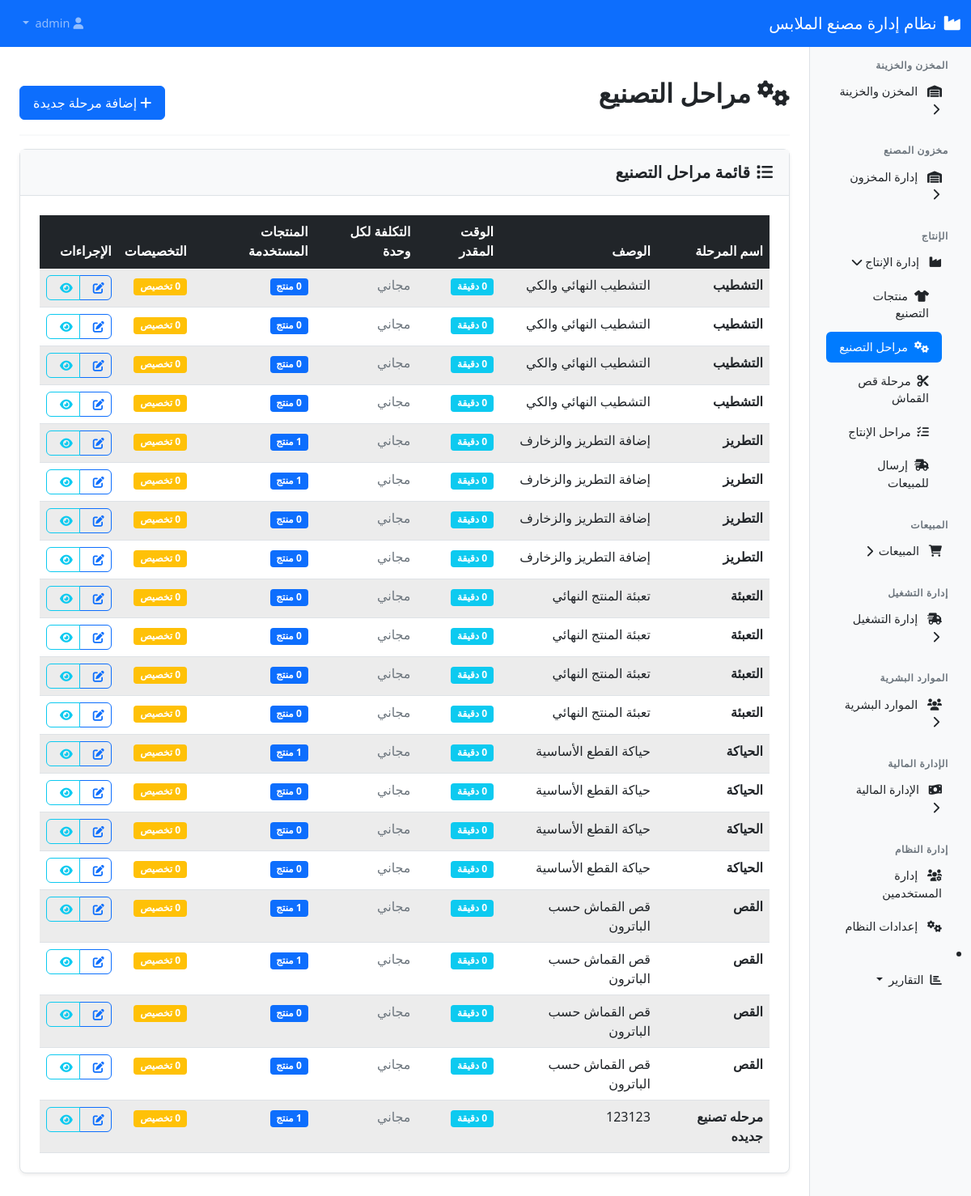
Page /production/manufacturing_stages.php (signed in) on the committed database.
### tables this page shows
CREATE TABLE `manufacturing_stages`  (
  `id` int(11) NOT NULL AUTO_INCREMENT,
  `name` varchar(100) NOT NULL,
  `description` text NULL,
  `is_paid` tinyint(1) NULL DEFAULT 1,
  `cost_per_unit` decimal(10, 2) NULL DEFAULT 0.00,
  `estimated_time_minutes` int(11) NULL DEFAULT 0,
  `sort_order` int(11) NULL DEFAULT 0,
  `is_active` tinyint(1) NULL DEFAULT 1,
  `created_at` timestamp NOT NULL DEFAULT CURRENT_TIMESTAMP,
  `updated_at` timestamp NOT NULL DEFAULT CURRENT_TIMESTAMP ON UPDATE CURRENT_TIMESTAMP,
  PRIMARY KEY (`id`) USING BTREE
);

### production/manufacturing_stages.php (the view, shortened to what this page needs)
<?php
require_once '../config/config.php';
try {
    $stmt = $pdo->query("
        SELECT ms.*,
               COUNT(DISTINCT ps.product_id) as products_count,
               COUNT(DISTINCT swa.id) as assignments_count
        FROM manufacturing_stages ms
        LEFT JOIN product_stages ps ON ms.id = ps.stage_id
        LEFT JOIN production_stages prs ON ms.id = prs.stage_id
        LEFT JOIN stage_worker_assignments swa ON prs.id = swa.production_stage_id
        GROUP BY ms.id
        ORDER BY ms.name
    ");
    $stages = $stmt->fetchAll();
} catch (Exception $e) {
    $stages = [];
    $_SESSION['error_message'] = 'خطأ في جلب البيانات: ' . $e->getMessage();
}
$page_title = 'مراحل التصنيع';
?>
<!DOCTYPE html>
<html lang="ar" dir="rtl">
<head>
    <link href="https://cdn.jsdelivr.net/npm/bootstrap@5.1.3/dist/css/bootstrap.rtl.min.css" rel="stylesheet">
    <link href="https://cdnjs.cloudflare.com/ajax/libs/font-awesome/6.0.0/css/all.min.css" rel="stylesheet">
    <link href="../assets/css/unified-style.css" rel="stylesheet">
</head>
<body>
    <?php include '../includes/navbar.php'; ?>
    <div class="container-fluid">
        <div class="row">
            <?php include '../includes/sidebar.php'; ?>
            <main class="col-md-9 ms-sm-auto col-lg-10 px-md-4 main-content">
                <div class="d-flex justify-content-between flex-wrap flex-md-nowrap align-items-center pt-3 pb-2 mb-3 border-bottom">
                    <h1 class="h2">
                        <i class="fas fa-cogs me-2"></i><?= $page_title ?>
                    </h1>
                    <button type="button" class="btn btn-primary" data-bs-toggle="modal" data-bs-target="#addStageModal">
                        <i class="fas fa-plus me-1"></i>إضافة مرحلة جديدة
                    </button>
                </div>
                <div class="card">
                    <div class="card-header">
                        <h5 class="card-title mb-0">
                            <i class="fas fa-list me-2"></i>قائمة مراحل التصنيع
                        </h5>
                    </div>
                    <div class="card-body">
                        <div class="table-responsive">
                            <table class="table table-striped table-hover">
                                <thead class="table-dark">
                                    <tr>
                                        <th>اسم المرحلة</th>
                                        <th>الوصف</th>
                                        <th>الوقت المقدر</th>
                                        <th>التكلفة لكل وحدة</th>
                                        <th>المنتجات المستخدمة</th>
                                        <th>التخصيصات</th>
                                        <th>الإجراءات</th>
                                    </tr>
                                </thead>
                                <tbody>
                                    <?php if (empty($stages)): ?>
                                        <tr>
                                            <td colspan="7" class="text-center text-muted py-4">
                                                <i class="fas fa-inbox fa-3x mb-3 d-block"></i>
                                                لا توجد مراحل تصنيع مسجلة
                                            </td>
                                        </tr>
                                    <?php else: ?>
                                        <?php foreach ($stages as $stage): ?>
                                            <tr>
                                                <td>
                                                    <strong><?= htmlspecialchars($stage['name']) ?></strong>
                                                </td>
                                                <td>
                                                    <?= htmlspecialchars($stage['description']) ?>
                                                </td>
                                                <td>
                                                    <span class="badge bg-info"><?= $stage['estimated_time_minutes'] ?> دقيقة</span>
                                                </td>
                                                <td>
                                                    <?php if ($stage['cost_per_unit'] > 0): ?>
                                                        <span class="badge bg-success"><?= number_format($stage['cost_per_unit'], 2) ?> ج.م</span>
                                                    <?php else: ?>
                                                        <span class="text-muted">مجاني</span>
                                                    <?php endif; ?>
                                                </td>
                                                <td>
                                                    <span class="badge bg-primary"><?= $stage['products_count'] ?> منتج</span>
                                                </td>
                                                <td>
                                                    <span class="badge bg-warning"><?= $stage['assignments_count'] ?> تخصيص</span>
                                                </td>
                                                <td>
                                                    <div class="btn-group" role="group">
                                                        <button type="button" class="btn btn-sm btn-outline-primary"
                                                                onclick="editStage(<?= htmlspecialchars(json_encode($stage)) ?>)">
                                                            <i class="fas fa-edit"></i>
                                                        </button>
                                                        <button type="button" class="btn btn-sm btn-outline-info"
                                                                onclick="viewStageDetails(<?= $stage['id'] ?>)">
                                                            <i class="fas fa-eye"></i>
                                                        </button>
                                                    </div>
                                                </td>
                                            </tr>
                                        <?php endforeach; ?>
                                    <?php endif; ?>
                                </tbody>
                            </table>
                        </div>
                    </div>
                </div>
            </main>
        </div>
    </div>

### assets/css/unified-style.css (style rules this page uses)
:root { --primary-color: #0d6efd; --success-color: #198754; --danger-color: #dc3545; --warning-color: #ffc107; --info-color: #0dcaf0; --secondary-color: #6c757d; --light-color: #f8f9fa; --dark-color: #212529; }
.main-content { margin-top: 60px; padding: 20px; }
.h2 { color: var(--dark-color); font-weight: 600; margin-bottom: 1.5rem; }
.border-bottom { border-bottom: 2px solid var(--light-color) !important; }
.card { border: 1px solid #dee2e6; border-radius: 0.5rem; box-shadow: 0 0.125rem 0.25rem rgba(0, 0, 0, 0.075); margin-bottom: 1.5rem; }
.card-header { background-color: var(--light-color); border-bottom: 1px solid #dee2e6; padding: 1rem 1.25rem; }
.card-title { color: var(--dark-color); font-weight: 600; margin-bottom: 0; }
.card-body { padding: 1.5rem; }
.btn { border-radius: 0.375rem; font-weight: 500; padding: 0.5rem 1rem; transition: all 0.15s ease-in-out; }
.btn-primary { background-color: var(--primary-color); border-color: var(--primary-color); }
.btn-sm { padding: 0.25rem 0.5rem; font-size: 0.875rem; }
.table { margin-bottom: 0; }
.table-striped > tbody > tr:nth-of-type(odd) > td { background-color: rgba(0, 0, 0, 0.025); }
.table-dark { background-color: var(--dark-color); color: white; }
.text-muted { color: var(--secondary-color) !important; }

### production/manufacturing_stages.php (style rules this page uses)
.main-content { margin-top: 60px; }

### rows in the picture
manufacturing_stages: name "التشطيب", description "التشطيب النهائي والكي", estimated_time_minutes "0", cost_per_unit "مجاني", products_count "0"
manufacturing_stages: name "التشطيب", description "التشطيب النهائي والكي", estimated_time_minutes "0", cost_per_unit "مجاني", products_count "0"
manufacturing_stages: name "التشطيب", description "التشطيب النهائي والكي", estimated_time_minutes "0", cost_per_unit "مجاني", products_count "0"
manufacturing_stages: name "التشطيب", description "التشطيب النهائي والكي", estimated_time_minutes "0", cost_per_unit "مجاني", products_count "0"
manufacturing_stages: name "التطريز", description "إضافة التطريز والزخارف", estimated_time_minutes "0", cost_per_unit "مجاني", products_count "1"
manufacturing_stages: name "التطريز", description "إضافة التطريز والزخارف", estimated_time_minutes "0", cost_per_unit "مجاني", products_count "1"
manufacturing_stages: name "التطريز", description "إضافة التطريز والزخارف", estimated_time_minutes "0", cost_per_unit "مجاني", products_count "0"
manufacturing_stages: name "التطريز", description "إضافة التطريز والزخارف", estimated_time_minutes "0", cost_per_unit "مجاني", products_count "0"
manufacturing_stages: name "التعبئة", description "تعبئة المنتج النهائي", estimated_time_minutes "0", cost_per_unit "مجاني", products_count "0"
manufacturing_stages: name "التعبئة", description "تعبئة المنتج النهائي", estimated_time_minutes "0", cost_per_unit "مجاني", products_count "0"
manufacturing_stages: name "التعبئة", description "تعبئة المنتج النهائي", estimated_time_minutes "0", cost_per_unit "مجاني", products_count "0"
manufacturing_stages: name "التعبئة", description "تعبئة المنتج النهائي", estimated_time_minutes "0", cost_per_unit "مجاني", products_count "0"
manufacturing_stages: name "الحياكة", description "حياكة القطع الأساسية", estimated_time_minutes "0", cost_per_unit "مجاني", products_count "1"
manufacturing_stages: name "الحياكة", description "حياكة القطع الأساسية", estimated_time_minutes "0", cost_per_unit "مجاني", products_count "0"
manufacturing_stages: name "الحياكة", description "حياكة القطع الأساسية", estimated_time_minutes "0", cost_per_unit "مجاني", products_count "0"
manufacturing_stages: name "الحياكة", description "حياكة القطع الأساسية", estimated_time_minutes "0", cost_per_unit "مجاني", products_count "0"
manufacturing_stages: name "القص", description "قص القماش حسب الباترون", estimated_time_minutes "0", cost_per_unit "مجاني", products_count "1"
manufacturing_stages: name "القص", description "قص القماش حسب الباترون", estimated_time_minutes "0", cost_per_unit "مجاني", products_count "1"
manufacturing_stages: name "القص", description "قص القماش حسب الباترون", estimated_time_minutes "0", cost_per_unit "مجاني", products_count "0"
manufacturing_stages: name "القص", description "قص القماش حسب الباترون", estimated_time_minutes "0", cost_per_unit "مجاني", products_count "0"
manufacturing_stages: name "مرحله تصنيع جديده", description "123123", estimated_time_minutes "0", cost_per_unit "مجاني", products_count "1"

### other values in the picture
SYSTEM_NAME "نظام إدارة مصنع الملابس"
$page_title "مراحل التصنيع"
